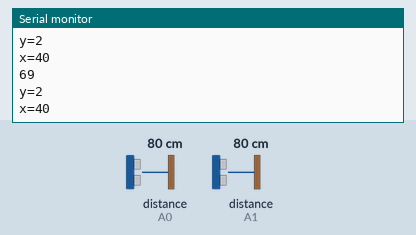
Simulated run of this sketch. Board: Arduino Uno, built with avr-gcc and run on an emulated ATmega328P. Shown: the last lines printed to the serial monitor. Wiring (inferred from the names in the program): 2 × ultrasonic range finder: trigger A0, echo A0 / trigger A1, echo A1. The test bench sets the inputs (shaded band); at power-on: distance to the obstacle (sensors on A0, A1) 80 cm. The echo pulse lasts 58.3 µs per cm.

Above: at 2.8 s.
2.9 s: distance to the obstacle (sensor on A0) set to 2 cm
At 4.5 s:
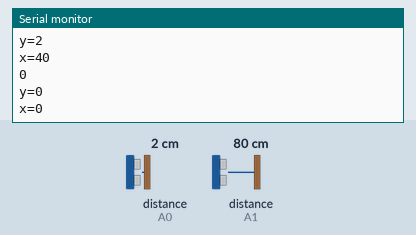
5.6 s: distance to the obstacle (sensor on A1) set to 2 cm
At 7.3 s:
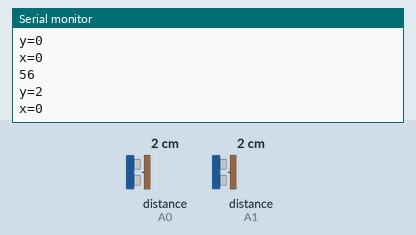
8.3 s: distance to the obstacle (sensor on A0) set to 4 cm
At 10.5 s:
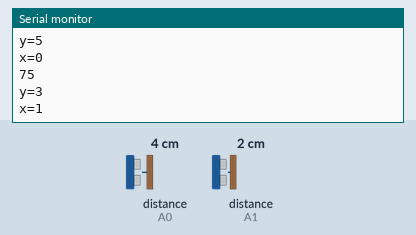
11.0 s: distance to the obstacle (sensor on A1) set to 4 cm
At 13.4 s:
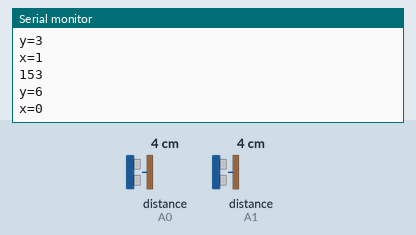
Timing chart, 0 to 14.7 s (numbered marks = the images above; inputs shaded):
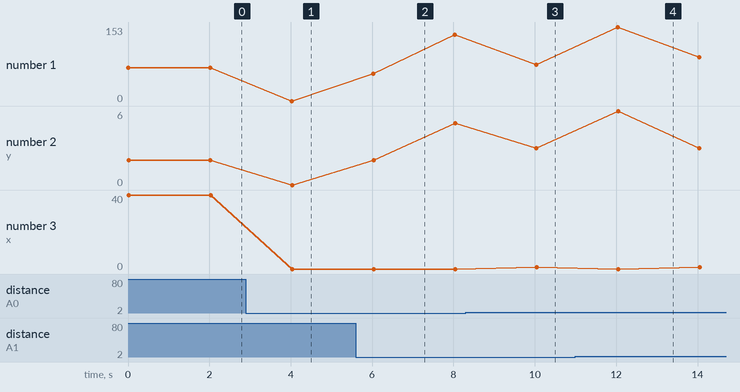

The sketch:

defihard2.ino
```cpp
#define Sonic1 A0
#define Sonic2 A1
int d1;
int d2;
int distance = 50;


int heron(int d1,int d2, int distance)
{
  int p;
  int aire;
  p = (d1 + d2 + distance)/2;
  aire = sqrt( p* (p-d1) * (p-d2) * (p-distance));
  return aire;
}

int hauteur(int distance)
{
  int h;
  h = 2 * heron(d1, d2, distance) / distance;
  return h;
}

int pythagore(int d1)
{
  int res;
  res = sqrt( pow(d1,2)/pow(hauteur(distance),2));
  return res;
}

long readUltrasonic1()
{

  pinMode(Sonic1, OUTPUT); // identifier recepteur et emetteur et transformer en cm
  digitalWrite(Sonic1, LOW);
  delayMicroseconds(2);
  digitalWrite(Sonic1, HIGH);
  delayMicroseconds(5);
  digitalWrite(Sonic1, LOW);


  pinMode(Sonic1, INPUT);
  long duration = pulseIn(Sonic1, HIGH);


  return duration / 29 / 2;
}

long readUltrasonic2()
{

  pinMode(Sonic2, OUTPUT);// pour deuxieme capteur
  digitalWrite(Sonic2, LOW);
  delayMicroseconds(2);
  digitalWrite(Sonic2, HIGH);
  delayMicroseconds(5);
  digitalWrite(Sonic2, LOW);


  pinMode(Sonic2, INPUT);
  long duration = pulseIn(Sonic2, HIGH);


  return duration / 29 / 2;
}

void setup()
{
  d1=0;
  d2=0;
  Serial.begin(9600);
}

void loop()
{


    d1 = readUltrasonic1();
    d2 = readUltrasonic2();

    Serial.println( heron(d1,d2,distance));
    Serial.print("y=");
    Serial.println(hauteur(distance));
    Serial.print("x=");
    Serial.println(pythagore(d1));
    delay(2000);

}
```

Measured:
- after the input at 2.9 s, the serial monitor: prints a new line after 1.1 s (image 1)
- after the input at 5.6 s, the serial monitor: prints a new line after 0.43 s (image 2)
- after the input at 8.3 s, the serial monitor: prints a new line after 1.7 s (image 3)
- after the input at 11.0 s, the serial monitor: prints a new line after 1.0 s (image 4)
- plotted number 1: 69 → 0 after the input at 2.9 s, 0 → 137 after the input at 5.6 s, 137 → 75 after the input at 8.3 s, 75 → 90 after the input at 11.0 s
- plotted number 2: 2 → 0 after the input at 2.9 s, 0 → 5 after the input at 5.6 s, 5 → 3 after the input at 8.3 s
- plotted number 3: 40 → 0 after the input at 2.9 s, 0 → 1 after the input at 8.3 s
